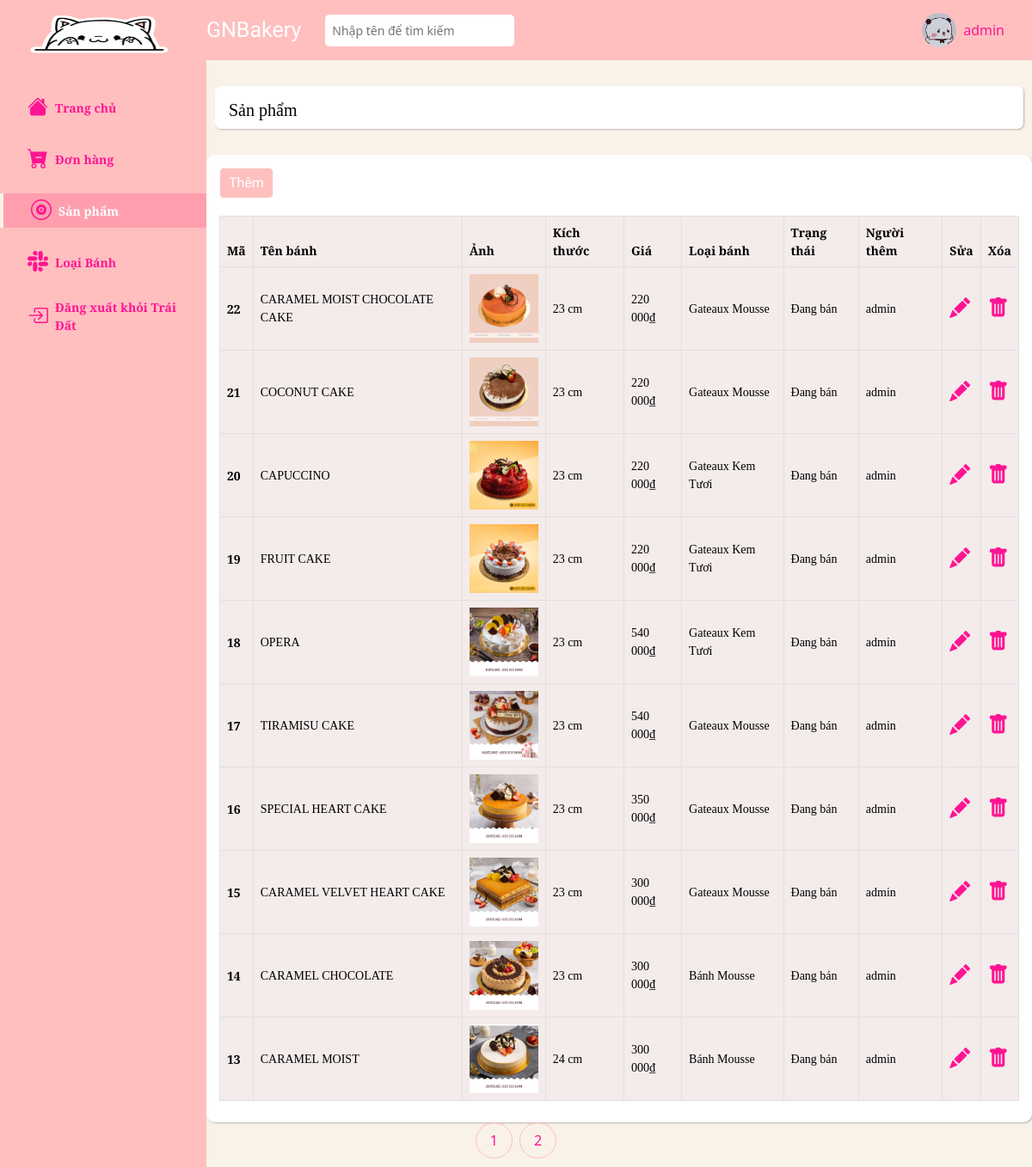
/admin/products/index.php (signed in), run on an earlier commit of the app's database.
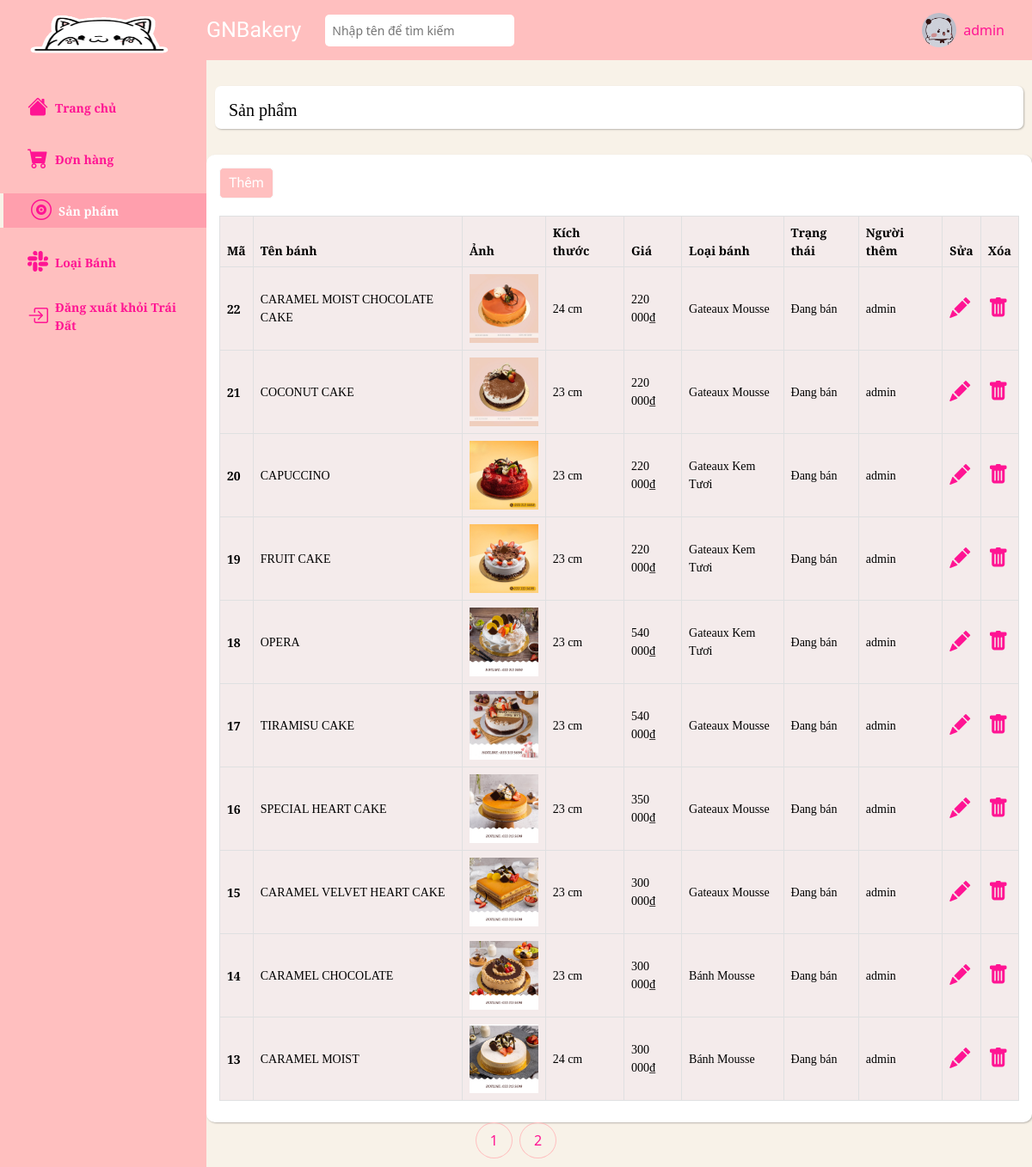
And on a later commit of the database.
### tables this page shows
CREATE TABLE `products` (
  `id` int(11) NOT NULL,
  `name` varchar(50) NOT NULL,
  `image` varchar(255) NOT NULL,
  `size` int(11) NOT NULL,
  `price` float NOT NULL,
  `description` text NOT NULL,
  `status` tinyint(1) NOT NULL DEFAULT '1',
  `category_detail_id` int(11) NOT NULL,
  `admin_id` int(11) NOT NULL
);

CREATE TABLE `category_detail` (
  `id` int(11) NOT NULL,
  `name` varchar(50) NOT NULL,
  `category_id` int(11) NOT NULL
);

### admin/products/index.php (the view, shortened to what this page needs)
<?php
    $page = 'products';
    require_once '../../database/connect.php';
    $where = '1';
    $page_current = 1;
    $search = '';
    $sql_num_product = "select count(*) from products
                    where $where";
    $arr_num_product = mysqli_query($connect, $sql_num_product);
    $result_num_product = mysqli_fetch_array($arr_num_product);
    $num_product = $result_num_product['count(*)'];
    $num_product_per_page = 10;
    $num_page = ceil($num_product / $num_product_per_page);
    $skip_page = $num_product_per_page * ($page_current - 1);
    $sql = "select products.*, category_detail.name as category_name, admin.name as admin_name, products.admin_id
    from products
    join category_detail
    on category_detail.id = products.category_detail_id
    join admin
    on admin.id = products.admin_id
    where $where
    order by products.status desc, products.id desc
    limit $num_product_per_page offset $skip_page
    ";
    $result = mysqli_query($connect, $sql);
    require_once '../navbar-vertical.php';
?>
    <div class="main__container">
        <div class="main-container-text d-flex align-items-center">
            <a class="header__name text-decoration-none" href="#">
                <?= $page == 'products'?'Sản phẩm':'' ?>
            </a>
        </div>
        <div class="container-fluid px-4">
            <a href="form_insert.php" class="btn-insert btn btn-light btn-lg">Thêm</a>
            <div class="row gx-5">
                <div class="col-12">
                    <div class="table-responsive-sm">
                        <table class="product__table table table-sm table-light table-bordered table-hover align-middle">
                            <thead>
                                <tr>
                                <th scope="col">Mã</th>
                                <th scope="col">Tên bánh</th>
                                <th scope="col">Ảnh</th>
                                <th scope="col">Kích thước</th>
                                <th scope="col">Giá</th>
                                <th scope="col">Loại bánh</th>
                                <th scope="col">Trạng thái</th>
                                <th scope="col">Người thêm</th>
                                <th scope="col">Sửa</th>
                                <th scope="col">Xóa</th>
                                </tr>
                            </thead>
                            <tbody>
                                <?php foreach ($result as $each) { ?>
                                    <tr>
                                        <th scope="row">
                                            <a href="show.php?id=<?= $each['id'] ?>" class="text-decoration-none"><?= $each['id'] ?></a>
                                        </th>
                                        <td>
                                            <a href="show.php?id=<?= $each['id'] ?>" class="text-decoration-none"><?= $each['name'] ?></a>
                                        </td>
                                        <td>
                                            <img class="products__img" src="../../assets/images/products/<?= $each['image'] ?>" alt="">
                                        </td>
                                        <td><?= $each['size'] ?> cm</td>
                                        <td><?= number_format($each['price'], 0, '.', ' ') ?>&#8363</td>
                                        <td><?= $each['category_name'] ?></td>
                                        <td><?php
                                            if($each['status'] === '1') { ?>
                                                Đang bán
                                            <?php } else { ?>
                                                Ngừng bán
                                            <?php } ?>
                                        </td>
                                        <td><?= $each['admin_name'] ?></td>
                                        <?php if($each['status'] === '1') { ?>
                                            <td>
                                                <a href="form_update.php?id=<?= $each['id'] ?>&admin_id=<?= $each['admin_id'] ?>">
                                                    <i class="bi bi-pencil-fill"></i>
                                                </a>
                                            </td>
                                            <td>
                                                <a onclick="return confirm('Bạn chắc chắn muốn xóa?')" href="delete.php?id=<?= $each['id'] ?>&admin_id=<?= $each['admin_id'] ?>">
                                                    <i class="bi bi-trash-fill"></i>
                                                </a>
                                            </td>
                                        <?php } ?>
                                    </tr>
                                <?php } ?>
                            </tbody>
                        </table>
                    </div>
                </div>
            </div>
        </div>
    </div>
<?php require_once '../footer.php'; ?>

### admin/navbar-vertical.php (shortened to what this page needs)
<!DOCTYPE html>
<html lang="en">
<head>
    <link rel="stylesheet" href="https://cdnjs.cloudflare.com/ajax/libs/normalize/8.0.1/normalize.min.css"/>
    <link href="https://cdn.jsdelivr.net/npm/bootstrap@5.0.2/dist/css/bootstrap.min.css" rel="stylesheet">
    <link rel="stylesheet" href="https://cdn.jsdelivr.net/npm/bootstrap-icons@1.7.2/font/bootstrap-icons.css">
    <link rel="stylesheet" href="../../assets/css/admin.css">
    <link rel="stylesheet" href="../../assets/css/responsive_admin.css">
</head>
<body>
<div class="main">
    <nav class="navbar navbar-vertical position-fixed top-0 start-0 bottom-0 p-0 navbar-collapse hide-on-mobile-tablet">
        <div class="navbar__content">
            <a class="navbar-brand px-5 d-block" href="#">
                <img class="navbar-brand__img" src="../../source (1).gif" alt="">
            </a>
            <ul class="nav navbar__list flex-column">
                <li class="nav-item navbar__item">
                    <a class="nav-link d-flex align-items-center navbar__link <?= $page == 'root'?'active':'' ?>" href="../root">
                        <i class="navbar__link-icon bi bi-house-fill"></i>
                        <span>Trang chủ</span>
                    </a>
                </li>
                <li class="nav-item navbar__item">
                    <a class="nav-link d-flex align-items-center navbar__link <?= $page == 'orders'?'active':'' ?>" href="../orders">
                        <i class="navbar__link-icon bi bi-cart-dash-fill"></i>
                        <span>Đơn hàng</span>
                    </a>
                </li>
                <li class="nav-item navbar__item">
                    <a class="nav-link d-flex align-items-center navbar__link <?= $page == 'products'?'active':'' ?>" href="../products">
                        <i class="navbar__link-icon bi bi-vinyl"></i>
                        <span>Sản phẩm</span>
                    </a>
                </li>
                <li class="nav-item navbar__item">
                    <a class="nav-link d-flex align-items-center navbar__link <?= $page == 'categories'?'active':'' ?>" href="../categories">
                        <i class="navbar__link-icon bi bi-slack"></i>
                        <span>Loại Bánh</span>
                    </a>
                </li>
                <li class="nav-item navbar__item">
                    <a class="nav-link d-flex align-items-center navbar__link" href="../signout.php">
                        <i class="navbar__link-icon bi bi-box-arrow-in-right"></i>
                        <span>Đăng xuất khỏi Trái Đất</span>
                    </a>
                </li>
            </ul>
        </div>
    </nav>
    <header class="header d-flex justify-content-between align-items-center">
        <a class="header-text" href="">GNBakery</a>
        <form action="" class="form__search hide-on-mobile-tablet">
            <input type="search" name="search" class="input__search" value="<?php $search?? '' ?>" placeholder="Nhập tên để tìm kiếm">
        </form>
        <div class="header__user d-flex align-items-center">
            <img class="header__user-img" src="../../assets/images/admin/<?= $_SESSION['image'] ?>" alt="avt-user">
            <span class="header__user-name"><?= $_SESSION['name'] ?></span>
        </div>
    </header>

### admin/footer.php (shortened to what this page needs)
<footer>
            <ul class="pagination table__pagination justify-content-center">
                <?php for($i = 1; $i <= $num_page; $i++) { ?>
                    <li class="pagination-item
                        <?php if($i == $page) { echo 'pagination-item--active';} ?>
                    ">
                        <a href="?page=<?php echo $i ?>&search=<?php echo $search ?>" class="pagination-item__link">
                            <?php echo $i ?>
                        </a>
                    </li>
                <?php } ?>
            </ul>
        </footer>
    </div>
</body>
</html>

### assets/css/admin.css (style rules this page uses)
html { font-size: 62.5%; line-height: 1.6rem; font-family: 'Roboto', sans-serif; box-sizing: border-box; }
a { color: #FF1493; }
* { box-sizing: inherit; }
ul.navbar__list { margin-top: 15px; }
li.navbar__item { margin-top: 20px; }
:root { --text-color: #FF1493; --background-color: #f8f2e8; --navbar-color: #ffbfbf; --navbar-vertical-width : 240px; --header-height: 70px; }
body { background-color: var(--background-color); }
.navbar-vertical { width: var(--navbar-vertical-width); align-items: unset; justify-content: unset; background-color: var(--navbar-color); }
.navbar-brand { height: 70px; }
.navbar-brand__img { width: 100%; height: 100px; }
.navbar__link { padding: 2px 32px; color: var(--text-color); font-family: 'Merriweather', serif; font-size: 23px; }
.navbar__link span { font-size: 1.4rem; font-weight: 700; }
.navbar__link.active { color: #fdffff; background-color: #ff9fad; border-left: 4px solid #f8f2e8; }
.navbar__link-icon { font-size: 2.4rem; margin-right: 8px; color: #FF1493; }
.header { height: var(--header-height); margin-left: var(--navbar-vertical-width); background-color:var(--navbar-color); }
.header__name { color: black; font-size: 2rem; margin-left: 16px; margin-top: 5px; font-family: 'Merriweather', serif; }
.header__user { position: relative; cursor: pointer; margin-left: 48%; margin-right: 32px; }
.header__user-img { width: 40px; height: 40px; border-radius: 50%; margin-right: 8px; }
.header__user-name { color: var(--text-color); font-size: 1.6rem; }
.header-text { margin-right: 15px; text-decoration: none; color: white; font-size: 2.5rem; font-family: 'Smooch Sans', sans-serif; }
.main__form, .main__container { margin-left: var(--navbar-vertical-width); min-height: 80vh; margin-top: 30px; }
.main-container-text { box-shadow: 1px 1px 2px 0px #00000040; background-color: white; border-radius: 7px; height: 50px; margin: 30px 10px; }
.container-fluid { box-shadow: 1px 1px 2px 0px #00000040; background-color: white; border-radius: 10px; padding: 15px; }
.product__table, .category__table, .employee__table, .playlist__table { font-size: 1.4rem; }
.products__img, .categories__img, .employee__img, .playlists__img { height: 80px; }
.product__table a, .category__table a, .employee__table a, .playlist__table a { color: black; display: block; }
.form__search { width: 220px; }
.input__search { outline: none; border: none; background-color: #ffffff; padding: 8px; width: 100%; float: left; color: rgb(0, 0, 0); border-radius: 5px; font-size: 1.4rem; }
.pagination-item__link { display: inline-block; padding: 8px 16px; border: 1px solid #ffbfbf; border-radius: 50%; font-size: 1.6rem; color: var(--text-color); text-decoration: none; margin: 0 4px; }
.btn-insert { background-color: var(--navbar-color); color: #ffffff; font-size: 1.6rem; font-weight: 500; margin-bottom: 20px; font-family: 'League Spartan', sans-serif; border-radius: 5px; }
.table-sm>:not(caption)>*>* { padding: 8px; font-family: 'PT Serif', serif; background-color: #d3afaf40; }
.bi-pencil-fill, .bi-trash-fill { color: #FF1493; font-size: 2.4rem; }
.table-light { --bs-table-bg: #d3afaf40; }

What changed in the data, as far as the page shows it:
changed products "CARAMEL MOIST CHOCOLATE CAKE": size "23" → "24"
